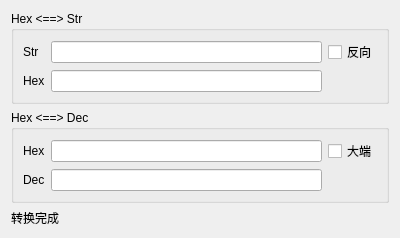
<?xml version="1.0" encoding="UTF-8"?>
<ui version="4.0">
 <class>ToolAscStr</class>
 <widget class="QDialog" name="ToolAscStr">
  <property name="geometry">
   <rect>
    <x>0</x>
    <y>0</y>
    <width>400</width>
    <height>198</height>
   </rect>
  </property>
  <property name="windowTitle">
   <string>数据转换工具</string>
  </property>
  <layout class="QVBoxLayout" name="verticalLayout">
   <item>
    <widget class="QGroupBox" name="groupBox">
     <property name="title">
      <string>Hex &lt;==&gt; Str</string>
     </property>
     <layout class="QGridLayout" name="gridLayout">
      <item row="0" column="0">
       <widget class="QLabel" name="label">
        <property name="text">
         <string>Str</string>
        </property>
       </widget>
      </item>
      <item row="0" column="1">
       <widget class="QLineEdit" name="lineEditTextStr"/>
      </item>
      <item row="1" column="0">
       <widget class="QLabel" name="label_2">
        <property name="text">
         <string>Hex</string>
        </property>
       </widget>
      </item>
      <item row="1" column="1">
       <widget class="QLineEdit" name="lineEditTextHex"/>
      </item>
      <item row="0" column="2">
       <widget class="QCheckBox" name="checkBoxReverse">
        <property name="text">
         <string>反向</string>
        </property>
       </widget>
      </item>
     </layout>
    </widget>
   </item>
   <item>
    <widget class="QGroupBox" name="groupBox_2">
     <property name="title">
      <string>Hex &lt;==&gt; Dec</string>
     </property>
     <layout class="QGridLayout" name="gridLayout_2">
      <item row="1" column="1">
       <widget class="QLineEdit" name="lineEditNumDec"/>
      </item>
      <item row="1" column="0">
       <widget class="QLabel" name="label_4">
        <property name="text">
         <string>Dec</string>
        </property>
       </widget>
      </item>
      <item row="0" column="0">
       <widget class="QLabel" name="label_3">
        <property name="text">
         <string>Hex</string>
        </property>
       </widget>
      </item>
      <item row="0" column="1">
       <widget class="QLineEdit" name="lineEditNumHex"/>
      </item>
      <item row="0" column="2">
       <widget class="QCheckBox" name="checkBoxBigEndian">
        <property name="text">
         <string>大端</string>
        </property>
       </widget>
      </item>
     </layout>
    </widget>
   </item>
   <item>
    <widget class="QLabel" name="labelStatus">
     <property name="sizePolicy">
      <sizepolicy hsizetype="Preferred" vsizetype="Fixed">
       <horstretch>0</horstretch>
       <verstretch>0</verstretch>
      </sizepolicy>
     </property>
     <property name="text">
      <string>转换完成</string>
     </property>
    </widget>
   </item>
  </layout>
 </widget>
 <resources/>
 <connections/>
</ui>
